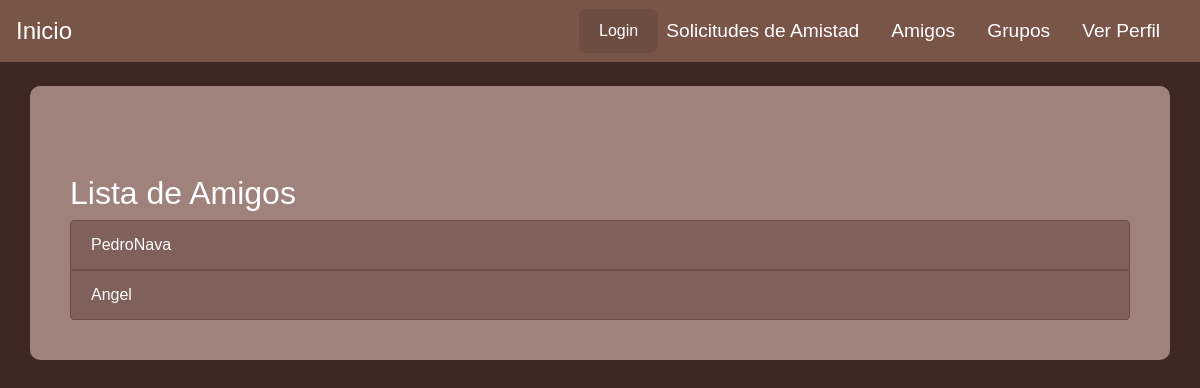
Before: /inicio/amigos/ (signed in) with the older database file.
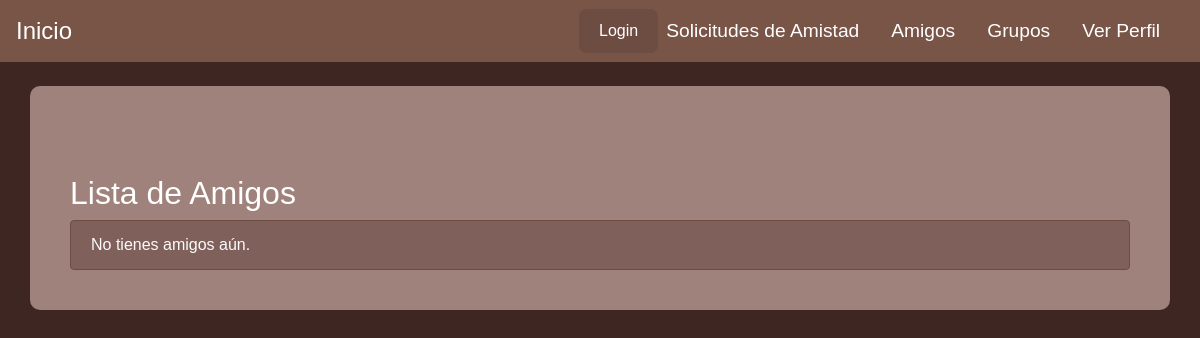
After: the same page with the newer database file.
### inicio/models.py (models this page shows, shortened)
class Usuario(AbstractBaseUser, PermissionsMixin):
    email = models.EmailField(unique=True)  # Email único para el usuario
    nombres = models.CharField(max_length=100)  # Nombres del usuario
    nombre_usuario = models.CharField(max_length=100, unique=True)  # Nombre de usuario único
    is_staff = models.BooleanField(default=False)  # Permite acceso al admin
    is_active = models.BooleanField(default=True)  # Marca si el usuario está activo
    last_login = models.DateTimeField(null=True, blank=True)  # Fecha del último inicio de sesión
    groups = models.ManyToManyField(
        'auth.Group',
        related_name='%(class)s_set',  # `related_name` único para este modelo
        blank=True,
        help_text='The groups this user belongs to.',
        verbose_name='groups'
    )
    user_permissions = models.ManyToManyField(
        'auth.Permission',
        related_name='%(class)s_permissions',  # `related_name` único para este modelo
        blank=True,
        help_text='Specific permissions for this user.',
        verbose_name='user permissions'
    )
    objects = UsuarioManager()  # Asigna el manager personalizado
    USERNAME_FIELD = 'email'  # Campo utilizado para el inicio de sesión
    REQUIRED_FIELDS = ['nombres', 'nombre_usuario']  # Campos requeridos al crear un superusuario

### inicio/views.py (the view)
# urls.py: path('amigos/', views.lista_amigos, name='lista_amigos'),
@login_required
def lista_amigos(request):
    perfil = PerfilUsuario.objects.get(usuario=request.user)
    amigos = perfil.amigos.all()
    return render(request, 'amistad/lista_amigos.html', {'amigos': amigos})

### inicio/templates/amistad/lista_amigos.html
{% extends 'base.html' %}
{% block content %}
<div class="container mt-5">
    <h2>Lista de Amigos</h2>
    <ul class="list-group">
        {% for amigo in amigos %}
        <li class="list-group-item">{{ amigo.nombre_usuario }}</li>
        {% empty %}
        <li class="list-group-item">No tienes amigos aún.</li>
        {% endfor %}
    </ul>
</div>
{% endblock %}

Changed rows visible on the page:
removed Usuario: nombre_usuario "PedroNava"
removed Usuario: nombre_usuario "Angel"
Other visible differences:
text now shown: "No tienes amigos aún."
